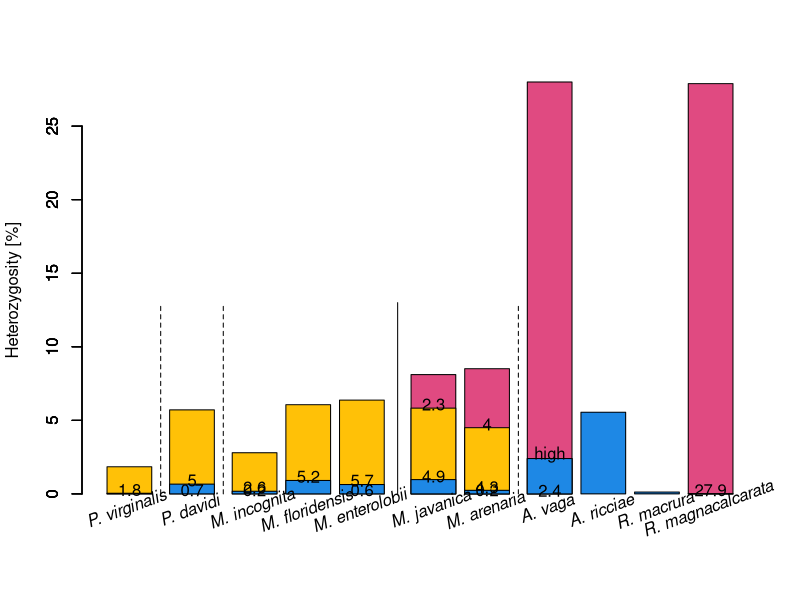

Generate this figure with R:
# plotting barplots of heterozygosity of tetraploid speices
#
# Meloidogyne_javanica
# Meloidogyne_arenaria
# Adineta_vaga
# Adineta_ricciae
# Rotaria_macrura
# Rotaria_magnacalcarata

trip_tab <- read.table('tables/triploid_heterozygosity.tsv', header = T, row.names = 1)
tetra_tab <- read.table('tables/tetraploid_heterozygosity.tsv', header = T, row.names = 1)

trip_tab$heter <- (trip_tab$AAB + trip_tab$ABC)
tetra_tab$heter <- (tetra_tab$AABB + tetra_tab$AAAB + tetra_tab$AB)
tetra_tab['Rmag1','heter'] <- tetra_tab['Rmag1','AABB'] # all measured heterozygosity is between ohnologs
# truth is NA, close to 0, but don't know
# I need to set up these values so the the plot cleates boxes of 0 size
tetra_tab['Rmag1',c('AB', 'AAAB')] <- 0
# we also don'jave reliable estimate of AAAB and AABB for A. vaga.
tetra_tab$single_A_het <- tetra_tab$AAAB + tetra_tab$AB
tetra_tab$single_A_het[1] <- tetra_tab$AB[1]
tetra_tab$AAAB[1] <- 0

tetra_tab <- tetra_tab[c(5:6, 1:4),]

ylim <- c(0, max(tetra_tab$heter, na.rm = T))
# also I know that A. vaga has undetected high heterozygosty.
# So I will round up the highest other species
# because we can assume it's more
tetra_tab['Avag1','heter'] <- ceiling(max(tetra_tab$heter, na.rm = T))

# ColorBrewer2 palette (dark2, 3 colours)
# pal <- c("#D95F02", "#7570B3", "#1B9E77")
               pal <- c("#D81B60CA", "#1E88E5", "#FFC107", "#004D40AA")

pdf('figures/fig3_heterozygosity_of_tetraploids.pdf', width = 8, height = 6)

spaces <- c(rep(0.4, 3), rep(0.2, 2), 0.6, 0.2, 0.4, rep(0.2, 3))
bar_pos <- barplot(c(rep(NA, 5), tetra_tab$heter), col = pal[1],
                   ylab = 'Heterozygosity [%]', space = spaces)
barplot(c(trip_tab$heter, tetra_tab$single_A_het), col = pal[3], add = T, space = spaces)
barplot(c(rep(NA, 5), tetra_tab$AB), col = pal[2], add = T, space = spaces)
barplot(c(trip_tab$ABC, rep(NA, 6)), col = pal[2], add = T, space = spaces)

# 2 digit rounding
# text(bar_pos, c(rep(NA, 5), tetra_tab$single_A_het + 0.25), c(rep(NA, 5), tetra_tab$AABB[1:2], 'high', tetra_tab$AABB[4:6]))
# text(bar_pos[c(7, 8)], tetra_tab$AAAB[c(2, 3)] + 0.25, c(tetra_tab$AB[c(2, 3)]))
# text(bar_pos[c(6, 7)], 0.25, tetra_tab$AAAB[c(1, 2)])
# text(bar_pos[c(1:5)], trip_tab$ABC + 0.25, trip_tab$AAB)
# text(bar_pos[c(2,3,5)], 0.25, round(trip_tab$ABC[c(2,3,5)], 2))

# 1 digit rounding
text(bar_pos, c(rep(NA, 5), tetra_tab$single_A_het + 0.25), c(rep(NA, 5), round(tetra_tab$AABB[1:2], 1), 'high', round(tetra_tab$AABB[4:6], 1)))
text(bar_pos[c(7, 8)], 0.25, round(c(tetra_tab$AB[c(2, 3)]), 1))
text(bar_pos[c(6, 7)], tetra_tab$AB[c(1, 2)] + 0.25, round(tetra_tab$AAAB[c(1, 2)], 1))
text(bar_pos[c(1:5)], trip_tab$ABC + 0.25, round(trip_tab$AAB, 1))
text(bar_pos[c(2,3,5)], 0.25, round(trip_tab$ABC[c(2,3,5)], 1))


sp_labels <- c('P. virginalis', 'P. davidi',
               'M. incognita', 'M. floridensis', 'M. enterolobii',
               'M. javanica', 'M. arenaria',
               'A. vaga', 'A. ricciae',
               'R. macrura', 'R. magnacalcarata')

sp_labels <- lapply(paste0(sp_labels, " "), function(x){bquote(italic(.(x)))})
text(bar_pos, -1, do.call(expression, sp_labels), las = 1, srt = 20, xpd = TRUE)

for (bar in c(1,2,5,7)) {
    lty = ifelse(bar == 5, 1, 2)
    lines(rep(mean(bar_pos[bar:(bar+1)]), 2), c(0, 13), lty = lty)
}


# legend('topright', bty = 'n', c('AABB', 'AA\' or AAAB'), pch = 20, col = rev(pal))

dev.off()